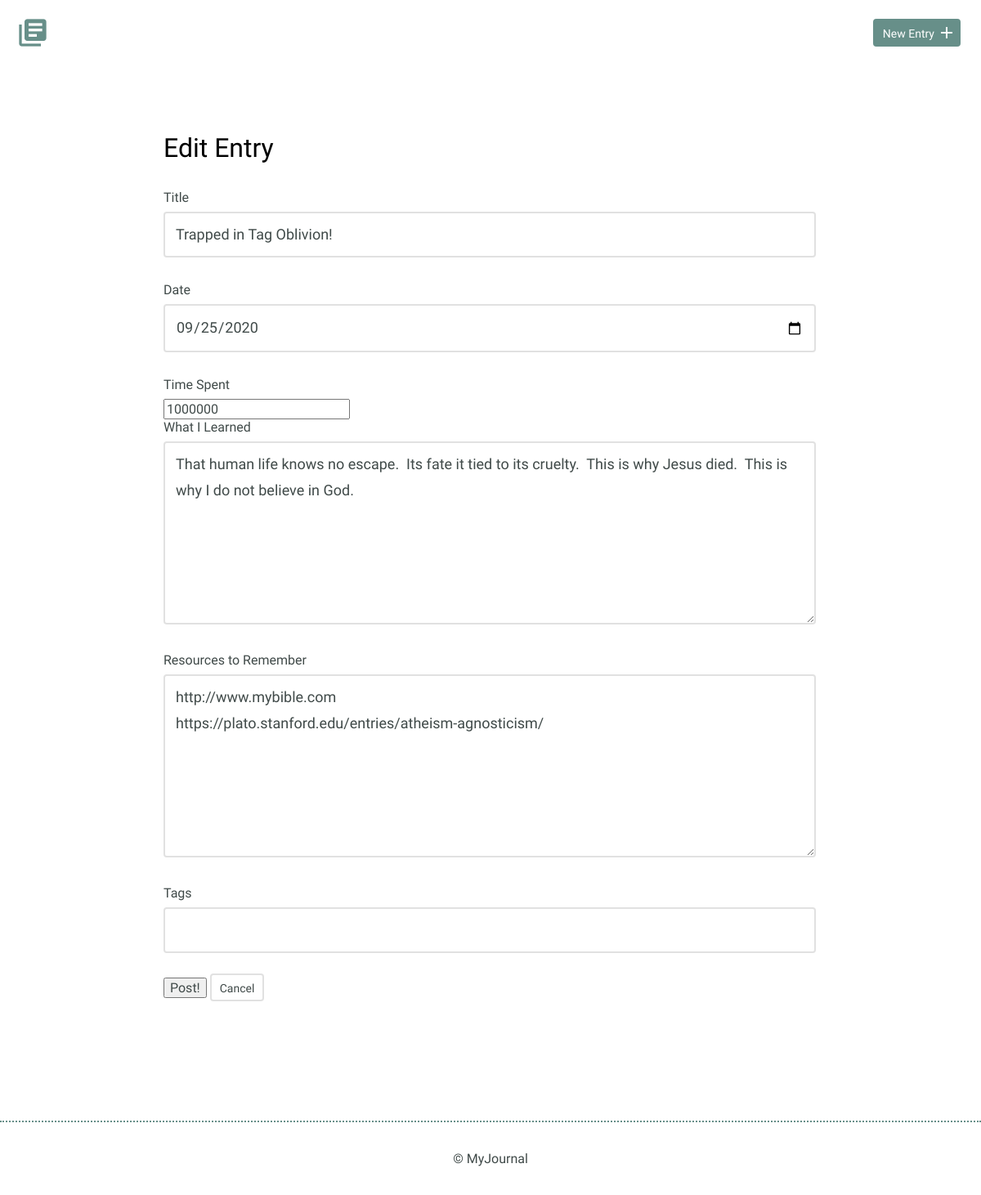
The app's page /entries/3/edit, older data.
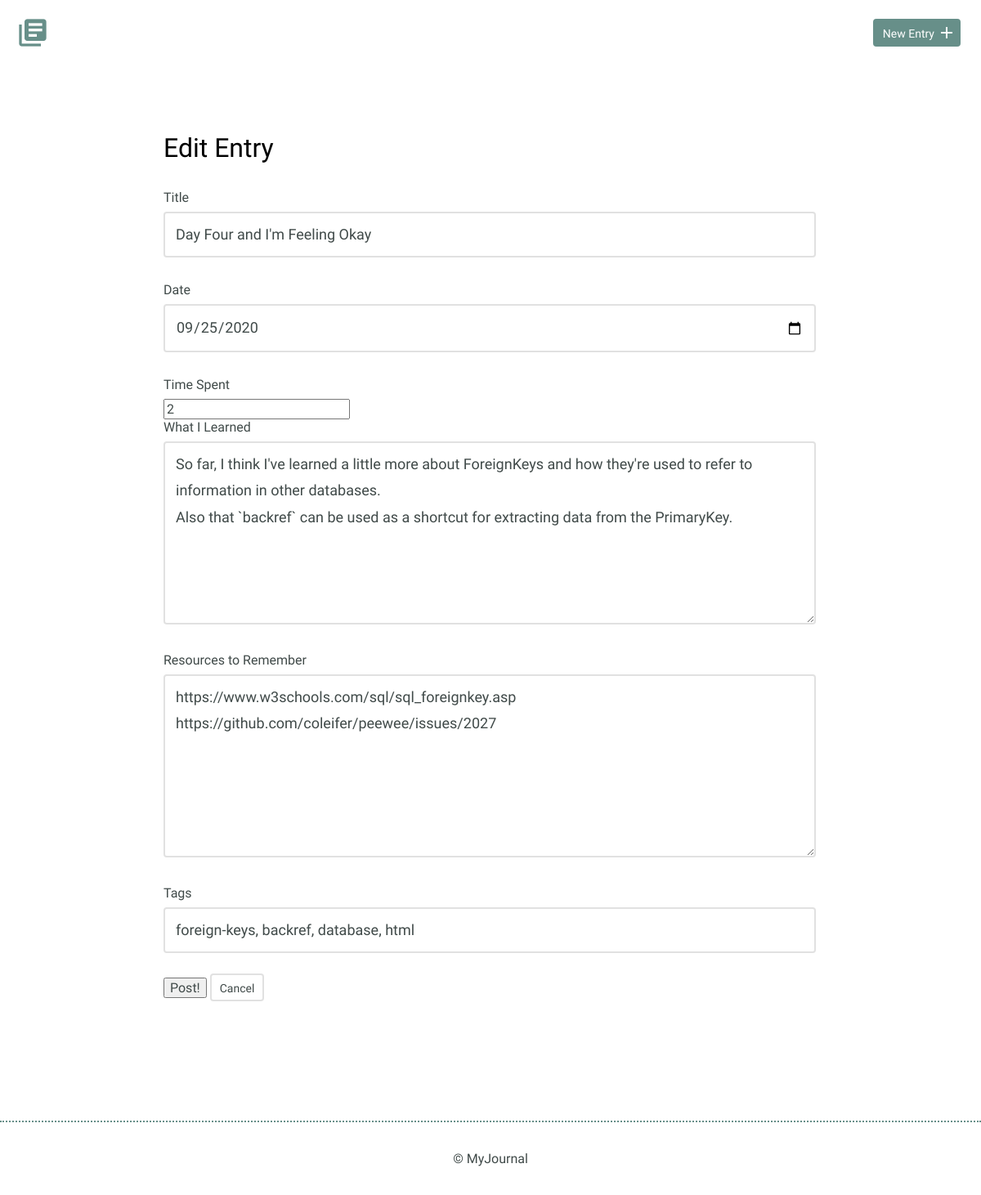
The same page, newer data.
### models.py (models this page shows)
class BaseModel(Model):
    class Meta:
        database = DATABASE

class Entry(BaseModel):
    title = CharField(max_length=100)
    date = DateTimeField(default=datetime.datetime.now)
    time_spent = IntegerField(default=0)
    learned = TextField(null=False)
    remember = TextField(default=" ")

class EntryTags(BaseModel):
    entry_id = ForeignKeyField(Entry)
    tags = ForeignKeyField(Tags)

### app.py (the view, shortened to what this page needs)
@app.route("/entries/<id>/edit", methods=('GET', 'POST'))
def edit(id):
    entry = models.Entry.select().where(models.Entry.id==id).get()
    try:
        entry_tags = models.EntryTags.get(models.EntryTags.entry_id==id)
    except:
        entry_tags = None
    form = forms.Post()
    date = datetime.datetime.now()
    return render_template("edit.html", form=form, id=id, models=models)

### forms.py
class Post(Form):
    title = StringField(u"Title (Max. 100 characters)", validators=[
        DataRequired(),
        length(max=100)
    ])
    date = DateField(default=datetime.date.today())
    time_spent = IntegerField(u"Time Spent (round to nearest hour)",
        validators=[
                    DataRequired(),
                ])
    learned = TextAreaField(u"What did you learn?", validators=[
                DataRequired(),
            ])
    remember = TextAreaField(u"Links and other things to remember")
    tags = StringField(u"Add tags, separated by a comma.")

### templates/edit.html (shortened to what this page needs)
{% extends "layout.html" %}
{% block content %}
        <section>
            <div class="container">
                <div class="edit-entry">
                    <h2>Edit Entry</h2>
                    <form method="POST" action="">
                        {% set info = models.Entry.select().where(models.Entry.id==id).get() %}
                        {% if models.EntryTags.select().where(models.EntryTags.entry_id==id).exists(): %}
                            {% set tags = models.EntryTags.get(models.EntryTags.entry_id==id) %}
                        {% else: %}
                            {% set tags = "" %}
                        {% endif %}
                        <label for="title">Title</label>
                        {% set process = form.title.process_data(info.title) %}
                        {{ form.title() }}
                        <label for="date"> Date</label>
                        {{ form.date() }}
                        <label for="time_spent">Time Spent</label>
                        {% set process = form.time_spent.process_data(info.time_spent) %}
                        {{ form.time_spent() }}
                        <label for="learned">What I Learned</label>
                        {% set process = form.learned.process_data(info.learned) %}
                        {{ form.learned() }}
                        <label for="remember">Resources to Remember</label>
                        {% set process = form.remember.process_data(info.remember) %}
                        {{ form.remember() }}
                        <label for="Tags">Tags</label>
                        {% set process = form.tags.process_data(tags.tags_id) %}
                        {{ form.tags() }}
                        <button type="submit" id="submit">Post!</button>
                        <a href="{{ url_for('index') }}" class="button button-secondary">Cancel</a>
                    </form>
                </div>
            </div>
        </section>
{% endblock %}

Row changes from the older to the newer data that the page shows:
changed Entry: title "Trapped in Tag Oblivion!" → "Day Four and I'm Feeling Okay"; time_spent "1000000" → "2"; learned "That human life knows no escape. Its fate it tied to its cruelty. This is why Jesus died. This is why I do not believe in God." → "So far, I think I've learned a little more about ForeignKeys and how they're used to refer to information in other databases. Also that `backref` can be used as a shortcut for extracting data from the PrimaryKey."; remember "http://www.mybible.com https://plato.stanford.edu/entries/atheism-agnosticism/" → "https://www.w3schools.com/sql/sql_foreignkey.asp https://github.com/coleifer/peewee/issues/2027"
added EntryTags: tags "foreign-keys, backref, database, html"
